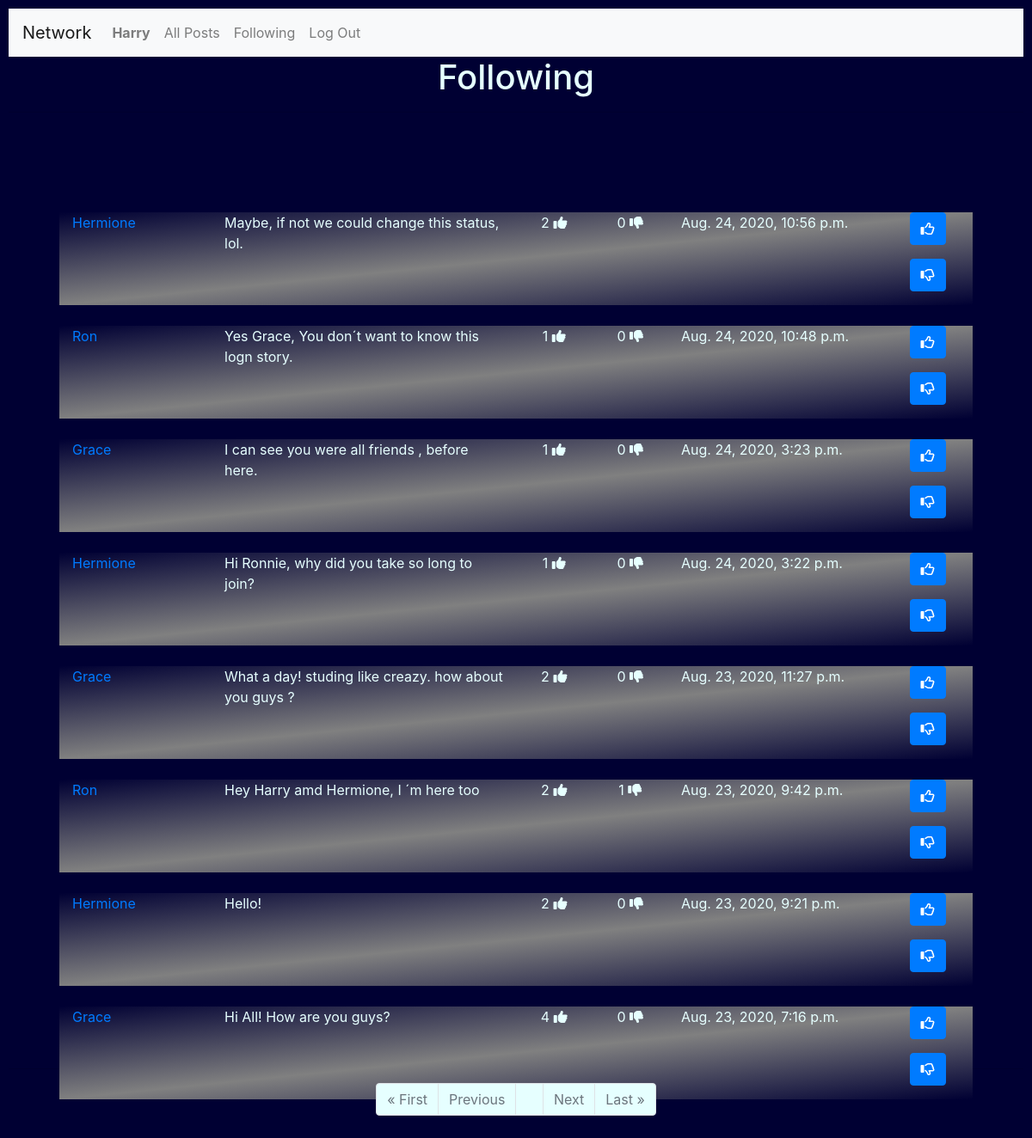
Screenshot of /following (signed in) with the database file from the repository.
### network/models.py (models this page shows, shortened)
class User(AbstractUser):
    pass

class Posts(models.Model):
    User = models.ForeignKey('User', on_delete = models.CASCADE)
    Post = models.TextField(max_length=255)
    Date = models.DateTimeField(auto_now_add=True)
    Likes = models.IntegerField(blank=True, null=True)
    Unlikes = models.IntegerField(blank=True, null=True)

### network/views.py (the view)
# urls.py: path("following", views.following_view, name="following"),
@login_required
def following_view(request):
    FPL = []
    profile= []
    following = []
    posts = []
    postchoose = []
    if request.user.is_authenticated:
          posts = Posts.objects.all().order_by('-Date')
          user = request.user.id
          username = request.user.username
          seguindo = Profile.objects.filter(Follower=user)
          print(user, username )
          for row in posts:
              for s in seguindo:
                  if row.User == s.User:
                      FPL.append(row)
          paginator = Paginator(FPL, 10)
          page_number = request.GET.get('page')
          page_itens = paginator.get_page(page_number)
          print("FOLLOWING PAGE")
          print(paginator.count , paginator.num_pages )
          print(page_itens)
    else:
        context={
            "Message": "Please Login or join our Network",
        }
        return render(request, "network/login.html", context)
    context = {
         "page_obj" : page_itens,
         "NewPostForm":NewPostForm(),
    }
    return render(request, "network/following.html", context)

### network/templates/network/following.html (shortened to what this page needs)
{% extends "network/layout.html" %}
{% load static %}
{% block body %}
  <h1>Following </h1>
  <hr>
{% if page_obj|length > 0 %}
        {% for Post in page_obj %}
            <div class="container" style="width:90%; position:relative; top:100px;background-image: linear-gradient(to top left, #000033, gray,	 #000033 );">
                <div class="row"  width="1700px">
                    <div class="col-lg-2">
                        <p><a href= "{% url 'network:profile' Post.User %}"  >  {{Post.User |title}} </a>
                    </div>
                    <div class="col-lg-4">
                         <p> {{Post.Post}} </p>
                    </div>
                    <div class="col-lg-1" style="text-align: center;">
                         {%if Post.Likes == None%}
                             <p> 0 <i class="fas fa-thumbs-up"></i></p>
                         {% else %}
                              <p> {{ Post.Likes }}  <i class="fas fa-thumbs-up"></i></p>
                         {% endif %}
                    </div>
                    <div class="col-lg-1" style="text-align: center;">
                         {%if Post.Unlikes  == None%}
                              <p> 0  <i class="fas fa-thumbs-down"></i></p>
                         {% else %}
                              <p> {{ Post.Unlikes }}  <i class="fas fa-thumbs-down"></i></p>
                          {% endif %}
                    </div>
                    <div class="col-lg-3">
                       <p> {{Post.Date}} </p>
                    </div>
                    <div class="col-lg-1">
                       <p> <button class="btn btn-primary" id="likes-{{Post.id}}" onclick="likepost({{Post.id}})">
                            <i class="far fa-thumbs-up"></i>
                           </button></p>
                       <p> <button class="btn btn-primary" id="unlikes-{{Post.id}}" onclick="unlikepost({{Post.id}})">
                            <i class="far fa-thumbs-down"></i>
                           </button></p>
                    </div>
                </div>
            </div>
            <br>
        {% endfor %}
        <br>
        <hr>
        <form>
           <div class="container" >
              <ul class="pagination justify-content-center"  >
                  {% if page_obj.has_previous %}
                            <li class="page-item"><a href="?page=1" class="page-link" style="background-color:#e6ffff;">&laquo; First</a></li>
                            <li class="page-item"><a href="?page={{ page_obj.previous_page_number }}" class="page-link" style="background-color:#e6ffff;">Previous</a></li>
                  {% else %}
                        <li class="page-item disabled"><a class="page-link" style="background-color:#e6ffff;">&laquo; First</a></li>
                        <li class="page-item disabled"><a class="page-link" style="background-color:#e6ffff;">Previous</a></li>
                  {% endif %}
                  {% if page_obj.number %}
                        <li class="page-item"><a class="page-link" style="background-color:#e6ffff;">{{ page_obj.number }}</a></li>
                  {% else %}
                        <li class="page-item"><a class="page-link" style="background-color:#e6ffff;">0</a></li>
                  {% endif %}
                  {% if page_obj.has_next %}
                        <li class="page-item"><a href="?page={{ page_obj.next_page_number }}" class="page-link" style="background-color:#e6ffff;">Next</a></li>
                        <li class="page-item"><a href="?page={{ page_obj.paginator.num_pages }}" class="page-link" style="background-color:#e6ffff;">Last &raquo;</a></li>
                  {% else %}
                        <li class="page-item disabled"><a class="page-link" style="background-color:#e6ffff;">Next</a></li>
                        <li class="page-item disabled"><a class="page-link" style="background-color:#e6ffff;">Last &raquo;</a></li>
                  {% endif %}
            </ul>
          </div>
        </form>
    {% endif %}
    {% endblock %}

### network/templates/network/layout.html (shortened to what this page needs)
{% load static %}
<!DOCTYPE html>
<html lang="en">
    <head>
        <link rel="stylesheet" href="https://stackpath.bootstrapcdn.com/bootstrap/4.4.1/css/bootstrap.min.css">
        <link rel="stylesheet" href="https://cdnjs.cloudflare.com/ajax/libs/font-awesome/4.7.0/css/font-awesome.min.css">
        <link href="{% static 'network/styles.css' %}" rel="stylesheet">
    </head>
    <body>
        <nav class="navbar navbar-expand-lg navbar-light bg-light" >
            <a class="navbar-brand" href="#">Network</a>
            <div style="color : #000033;">
              <ul class="navbar-nav mr-auto">
                {% if user.is_authenticated %}
                    <li class="nav-item">
                        <a class="nav-link" href="{% url 'network:profile' user.username  %}"><strong>{{ user.username |title}}</strong></a>
                    </li>
                {% endif %}
                <li class="nav-item">
                  <a class="nav-link" href="{% url 'network:index' %}">All Posts</a>
                </li>
                {% if user.is_authenticated %}
                    <li class="nav-item">
                        <a class="nav-link" href="{% url 'network:following' %}">Following</a>
                    </li>
                    <li class="nav-item">
                        <a class="nav-link" href="{% url 'network:logout' %}">Log Out</a>
                    </li>
                {% endif %}
              </ul>
            </div>
          </nav>
        <div class="body">
            {% block body %}
            {% endblock %}
        </div>
    </body>
</html>

### network/static/network/styles.css (style rules this page uses)
body { padding: 10px; color: #e6ffff ; background-color: #000033; background-position: center; background-repeat: no-repeat; background-size: cover; height: 100%; width: 100%; }
h1 { text-align: center; }

### rows the page displays
User: username "Harry"
Posts: User "Hermione", Post "Maybe, if not we could change this status, lol.", Likes "2", shows "0", Date "Aug. 24, 2020, 10:56 p.m."
Posts: User "Ron", Post "Yes Grace, You don´t want to know this logn story.", Likes "1", shows "0", Date "Aug. 24, 2020, 10:48 p.m."
Posts: User "Grace", Post "I can see you were all friends , before here.", Likes "1", shows "0", Date "Aug. 24, 2020, 3:23 p.m."
Posts: User "Hermione", Post "Hi Ronnie, why did you take so long to join?", Likes "1", shows "0", Date "Aug. 24, 2020, 3:22 p.m."
Posts: User "Grace", Post "What a day! studing like creazy. how about you guys ?", Likes "2", shows "0", Date "Aug. 23, 2020, 11:27 p.m."
Posts: User "Ron", Post "Hey Harry amd Hermione, I ´m here too", Likes "2", Unlikes "1", Date "Aug. 23, 2020, 9:42 p.m."
Posts: User "Hermione", Post "Hello!", Likes "2", shows "0", Date "Aug. 23, 2020, 9:21 p.m."
Posts: User "Grace", Post "Hi All! How are you guys?", Likes "4", shows "0", Date "Aug. 23, 2020, 7:16 p.m."
